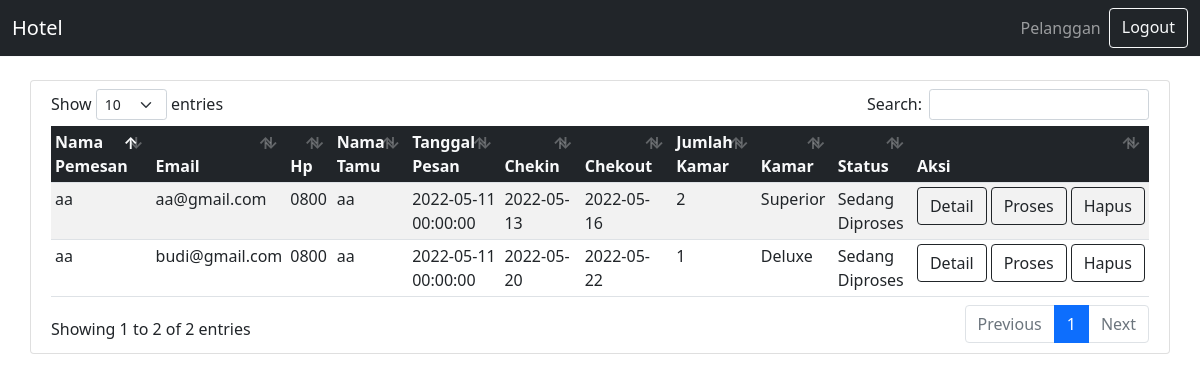
The app's page /resepsionis/pelanggan.php (signed in) with its own data.
### tables this page shows
CREATE TABLE `pelanggan` (
  `id` int(11) NOT NULL,
  `nama_pemesan` varchar(50) NOT NULL,
  `email` varchar(50) NOT NULL,
  `hp` varchar(12) NOT NULL,
  `nama_tamu` varchar(50) NOT NULL,
  `tgl_pesan` datetime NOT NULL,
  `checkin` date NOT NULL,
  `checkout` date NOT NULL,
  `jml_kamar` int(2) NOT NULL,
  `status` enum('Sedang Diproses','Telah Diproses') NOT NULL,
  `id_kamar` int(11) NOT NULL
);

CREATE TABLE `kamar` (
  `id_kamar` int(11) NOT NULL,
  `nama_kamar` varchar(50) NOT NULL,
  `total_kamar` int(5) NOT NULL
);

### resepsionis/pelanggan.php (the view, shortened to what this page needs)
<?php
$conn = mysqli_connect("localhost", "root", "", "hotel-hebat");
?>
<!DOCTYPE html>
<html lang="en">
<head>
  <link rel="stylesheet" href="../vendor/bootstrap.min.css">
  <link rel="stylesheet" href="../vendor/dataTables.bootstrap5.min.css">
</head>
<body style="margin-top: 80px;">
  <?php
  include './navbar.php'
  ?>
  <div class="card container">
    <div class="table-responsive p-2">
      <table id="pelanggan" class="table table-sm table-striped" style="width:100%">
        <thead class="bg-dark text-light">
          <tr>
            <th>Nama Pemesan</th>
            <th>Email</th>
            <th>Hp</th>
            <th>Nama Tamu</th>
            <th>Tanggal Pesan</th>
            <th>Chekin</th>
            <th>Chekout</th>
            <th>Jumlah Kamar</th>
            <th>Kamar</th>
            <th>Status</th>
            <th>Aksi</th>
          </tr>
        </thead>
        <tbody>
          <?php
          $resultPelanggan = mysqli_query($conn, "SELECT * FROM pelanggan,kamar WHERE pelanggan.id_kamar = kamar.id_kamar");
          ?>
          <?php while ($rowPelanggan = mysqli_fetch_assoc($resultPelanggan)) : ?>
            <tr>
              <td><?= $rowPelanggan['nama_pemesan']; ?></td>
              <td><?= $rowPelanggan['email']; ?></td>
              <td><?= $rowPelanggan['hp']; ?></td>
              <td><?= $rowPelanggan['nama_tamu']; ?></td>
              <td><?= $rowPelanggan['tgl_pesan']; ?></td>
              <td><?= $rowPelanggan['checkin']; ?></td>
              <td><?= $rowPelanggan['checkout']; ?></td>
              <td><?= $rowPelanggan['jml_kamar']; ?></td>
              <td><?= $rowPelanggan['nama_kamar']; ?></td>
              <td><?= $rowPelanggan['status']; ?></td>
              <td>
                <div class="d-flex">
                  <a href="detail.php?id=<?= $rowPelanggan['id']; ?>" class="btn btn-outline-dark">Detail</a>
                  <a href="proses.php?id=<?= $rowPelanggan['id']; ?>" class="btn btn-outline-dark mx-1">Proses</a>
                  <a href="hapus.php?id=<?= $rowPelanggan['id']; ?>" class="btn btn-outline-dark">Hapus</a>
                </div>
              </td>
            </tr>
          <?php endwhile; ?>
        </tbody>
      </table>
    </div>
  </div>
</body>
</html>

### records on screen
pelanggan: nama_pemesan "aa", email "aa@gmail.com", hp "0800", nama_tamu "aa", tgl_pesan "2022-05-11 00:00:00", checkin "2022-05-13", checkout "2022-05-16", jml_kamar "2", id_kamar.nama_kamar "Superior", status "Sedang Diproses"
pelanggan: nama_pemesan "aa", email "budi@gmail.com", hp "0800", nama_tamu "aa", tgl_pesan "2022-05-11 00:00:00", checkin "2022-05-20", checkout "2022-05-22", jml_kamar "1", id_kamar.nama_kamar "Deluxe", status "Sedang Diproses"
